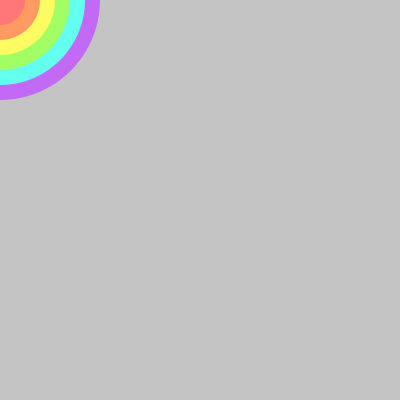
Frame 1 (no input)
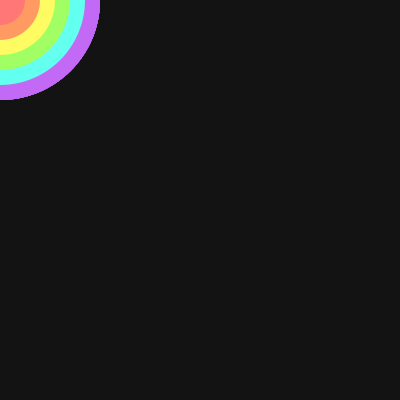
Frame 60 (the mouse pressed at the canvas centre just before this capture)
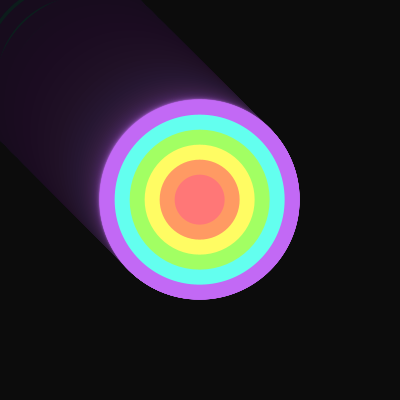
Frame 120 (the mouse held since frame 60 and released just before this capture)

The Processing sketch that drew these frames (run headless with seeded random() and noise(); from frame 60 on, the mouse is pressed at the canvas centre):

// Processing sketch: processing_154295
// ── processing_154295.pde

//Claire Sheen (csheen)
//Copyright 7.3.14

float wd, ht, x, y, easingCoefficient;

void setup()
{
  size (400, 400);
  frameRate(60);
  smooth();
  noStroke();
  easingCoefficient = 0.1;
  wd = 200;
  ht = 200;
}

void draw()
{
  fill(0, 10);
  rect(0, 0, width, height);
  
  x = (mouseX - x)*easingCoefficient + x;
  y = (mouseY - y)*easingCoefficient + y;
  
  fill(194, 105, 245);//violet
  ellipse(x, y, wd, ht);
  
  fill(99, 255, 239);//blue
  ellipse(x, y, wd-30, ht-30);
  
  fill(162, 255, 99);//green
  ellipse(x, y, wd-60, ht-60);
  
  fill(255, 252, 99);//yellow
  ellipse(x, y, wd-90, ht-90);
  
  fill(255, 154, 99);//orange
  ellipse(x, y, wd-120, ht-120);
  
  fill(255, 119, 119);//red
  ellipse(x, y, wd-150, ht-150);
}
